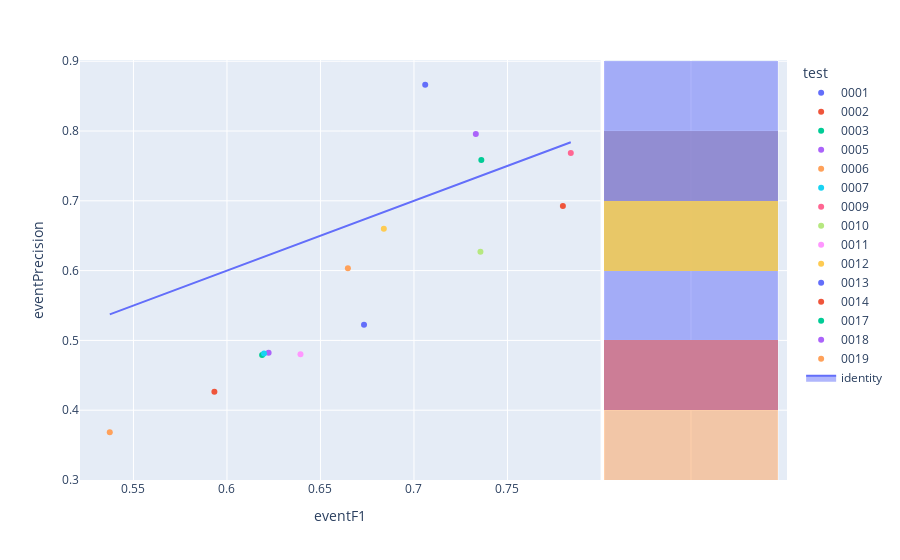

The notebook cell saved with this chart:
### Code cell
fig=px.scatter(experimentModels,x='eventF1',y='eventPrecision',color='test',hover_name='modelId', marginal_y="histogram")
fig.add_trace(
    go.Scatter(x=experimentModels['eventF1'], y=experimentModels['eventF1'], name="identity", mode='lines',fill="toself")
)
fig.show()

### Figure 1 — Plotly figure (JSON) as saved in the notebook; plotly's stock layout.template omitted (floating-point values rounded to 4 significant figures)
{"data": [{"hovertemplate": "<b>%{hovertext}</b><br><br>test=0001<br>eventF1=%{x}<br>eventPrecision=%{y}<extra></extra>", "hovertext": ["aa11eb61-61e6-41e2-94d5-a4833e9b8d9d"], "legendgroup": "0001", "marker": {"color": "#636efa", "symbol": "circle"}, "mode": "markers", "name": "0001", "orientation": "v", "showlegend": true, "type": "scatter", "x": [0.706], "xaxis": "x", "y": [0.8663], "yaxis": "y"}, {"alignmentgroup": "True", "bingroup": "y", "hovertemplate": "test=0001<br>eventPrecision=%{y}<br>count=%{x}<extra></extra>", "legendgroup": "0001", "marker": {"color": "#636efa"}, "name": "0001", "offsetgroup": "0001", "opacity": 0.5, "showlegend": false, "type": "histogram", "xaxis": "x2", "y": [0.8663], "yaxis": "y2"}, {"hovertemplate": "<b>%{hovertext}</b><br><br>test=0002<br>eventF1=%{x}<br>eventPrecision=%{y}<extra></extra>", "hovertext": ["56daf263-9a04-44a8-a967-ed222c84ae8c"], "legendgroup": "0002", "marker": {"color": "#EF553B", "symbol": "circle"}, "mode": "markers", "name": "0002", "orientation": "v", "showlegend": true, "type": "scatter", "x": [0.7796], "xaxis": "x", "y": [0.6927], "yaxis": "y"}, {"alignmentgroup": "True", "bingroup": "y", "hovertemplate": "test=0002<br>eventPrecision=%{y}<br>count=%{x}<extra></extra>", "legendgroup": "0002", "marker": {"color": "#EF553B"}, "name": "0002", "offsetgroup": "0002", "opacity": 0.5, "showlegend": false, "type": "histogram", "xaxis": "x2", "y": [0.6927], "yaxis": "y2"}, {"hovertemplate": "<b>%{hovertext}</b><br><br>test=0003<br>eventF1=%{x}<br>eventPrecision=%{y}<extra></extra>", "hovertext": ["983f3902-7ddc-4ab2-93e7-4da2577f8b4b"], "legendgroup": "0003", "marker": {"color": "#00cc96", "symbol": "circle"}, "mode": "markers", "name": "0003", "orientation": "v", "showlegend": true, "type": "scatter", "x": [0.6188], "xaxis": "x", "y": [0.4789], "yaxis": "y"}, {"alignmentgroup": "True", "bingroup": "y", "hovertemplate": "test=0003<br>eventPrecision=%{y}<br>count=%{x}<extra></extra>", "legendgroup": "0003", "marker": {"color": "#00cc96"}, "name": "0003", "offsetgroup": "0003", "opacity": 0.5, "showlegend": false, "type": "histogram", "xaxis": "x2", "y": [0.4789], "yaxis": "y2"}, {"hovertemplate": "<b>%{hovertext}</b><br><br>test=0005<br>eventF1=%{x}<br>eventPrecision=%{y}<extra></extra>", "hovertext": ["c0eba1b0-cd60-4e9e-ab7f-71131a829c7e"], "legendgroup": "0005", "marker": {"color": "#ab63fa", "symbol": "circle"}, "mode": "markers", "name": "0005", "orientation": "v", "showlegend": true, "type": "scatter", "x": [0.6223], "xaxis": "x", "y": [0.4823], "yaxis": "y"}, {"alignmentgroup": "True", "bingroup": "y", "hovertemplate": "test=0005<br>eventPrecision=%{y}<br>count=%{x}<extra></extra>", "legendgroup": "0005", "marker": {"color": "#ab63fa"}, "name": "0005", "offsetgroup": "0005", "opacity": 0.5, "showlegend": false, "type": "histogram", "xaxis": "x2", "y": [0.4823], "yaxis": "y2"}, {"hovertemplate": "<b>%{hovertext}</b><br><br>test=0006<br>eventF1=%{x}<br>eventPrecision=%{y}<extra></extra>", "hovertext": ["d7cf3254-9d32-4e20-a23e-3cdcd3107eaa"], "legendgroup": "0006", "marker": {"color": "#FFA15A", "symbol": "circle"}, "mode": "markers", "name": "0006", "orientation": "v", "showlegend": true, "type": "scatter", "x": [0.6647], "xaxis": "x", "y": [0.6033], "yaxis": "y"}, {"alignmentgroup": "True", "bingroup": "y", "hovertemplate": "test=0006<br>eventPrecision=%{y}<br>count=%{x}<extra></extra>", "legendgroup": "0006", "marker": {"color": "#FFA15A"}, "name": "0006", "offsetgroup": "0006", "opacity": 0.5, "showlegend": false, "type": "histogram", "xaxis": "x2", "y": [0.6033], "yaxis": "y2"}, {"hovertemplate": "<b>%{hovertext}</b><br><br>test=0007<br>eventF1=%{x}<br>eventPrecision=%{y}<extra></extra>", "hovertext": ["4f832318-c477-4835-acd3-7ec40944edd3"], "legendgroup": "0007", "marker": {"color": "#19d3f3", "symbol": "circle"}, "mode": "markers", "name": "0007", "orientation": "v", "showlegend": true, "type": "scatter", "x": [0.6198], "xaxis": "x", "y": [0.4812], "yaxis": "y"}, {"alignmentgroup": "True", "bingroup": "y", "hovertemplate": "test=0007<br>eventPrecision=%{y}<br>count=%{x}<extra></extra>", "legendgroup": "0007", "marker": {"color": "#19d3f3"}, "name": "0007", "offsetgroup": "0007", "opacity": 0.5, "showlegend": false, "type": "histogram", "xaxis": "x2", "y": [0.4812], "yaxis": "y2"}, {"hovertemplate": "<b>%{hovertext}</b><br><br>test=0009<br>eventF1=%{x}<br>eventPrecision=%{y}<extra></extra>", "hovertext": ["15e578bc-6917-4cef-a16a-bade7c0b0676"], "legendgroup": "0009", "marker": {"color": "#FF6692", "symbol": "circle"}, "mode": "markers", "name": "0009", "orientation": "v", "showlegend": true, "type": "scatter", "x": [0.7839], "xaxis": "x", "y": [0.7686], "yaxis": "y"}, {"alignmentgroup": "True", "bingroup": "y", "hovertemplate": "test=0009<br>eventPrecision=%{y}<br>count=%{x}<extra></extra>", "legendgroup": "0009", "marker": {"color": "#FF6692"}, "name": "0009", "offsetgroup": "0009", "opacity": 0.5, "showlegend": false, "type": "histogram", "xaxis": "x2", "y": [0.7686], "yaxis": "y2"}, {"hovertemplate": "<b>%{hovertext}</b><br><br>test=0010<br>eventF1=%{x}<br>eventPrecision=%{y}<extra></extra>", "hovertext": ["7e1fcff0-30f4-4f29-90d4-f7171b7700cf"], "legendgroup": "0010", "marker": {"color": "#B6E880", "symbol": "circle"}, "mode": "markers", "name": "0010", "orientation": "v", "showlegend": true, "type": "scatter", "x": [0.7356], "xaxis": "x", "y": [0.627], "yaxis": "y"}, {"alignmentgroup": "True", "bingroup": "y", "hovertemplate": "test=0010<br>eventPrecision=%{y}<br>count=%{x}<extra></extra>", "legendgroup": "0010", "marker": {"color": "#B6E880"}, "name": "0010", "offsetgroup": "0010", "opacity": 0.5, "showlegend": false, "type": "histogram", "xaxis": "x2", "y": [0.627], "yaxis": "y2"}, {"hovertemplate": "<b>%{hovertext}</b><br><br>test=0011<br>eventF1=%{x}<br>eventPrecision=%{y}<extra></extra>", "hovertext": ["0f783e82-ff7a-4204-9e47-55e534671311"], "legendgroup": "0011", "marker": {"color": "#FF97FF", "symbol": "circle"}, "mode": "markers", "name": "0011", "orientation": "v", "showlegend": true, "type": "scatter", "x": [0.6393], "xaxis": "x", "y": [0.4802], "yaxis": "y"}, {"alignmentgroup": "True", "bingroup": "y", "hovertemplate": "test=0011<br>eventPrecision=%{y}<br>count=%{x}<extra></extra>", "legendgroup": "0011", "marker": {"color": "#FF97FF"}, "name": "0011", "offsetgroup": "0011", "opacity": 0.5, "showlegend": false, "type": "histogram", "xaxis": "x2", "y": [0.4802], "yaxis": "y2"}, {"hovertemplate": "<b>%{hovertext}</b><br><br>test=0012<br>eventF1=%{x}<br>eventPrecision=%{y}<extra></extra>", "hovertext": ["99bfe384-9dde-485c-8233-eb9370c0bdbf"], "legendgroup": "0012", "marker": {"color": "#FECB52", "symbol": "circle"}, "mode": "markers", "name": "0012", "orientation": "v", "showlegend": true, "type": "scatter", "x": [0.6839], "xaxis": "x", "y": [0.6601], "yaxis": "y"}, {"alignmentgroup": "True", "bingroup": "y", "hovertemplate": "test=0012<br>eventPrecision=%{y}<br>count=%{x}<extra></extra>", "legendgroup": "0012", "marker": {"color": "#FECB52"}, "name": "0012", "offsetgroup": "0012", "opacity": 0.5, "showlegend": false, "type": "histogram", "xaxis": "x2", "y": [0.6601], "yaxis": "y2"}, {"hovertemplate": "<b>%{hovertext}</b><br><br>test=0013<br>eventF1=%{x}<br>eventPrecision=%{y}<extra></extra>", "hovertext": ["63e51dd9-118d-496b-8b4d-c0fd4db3d962"], "legendgroup": "0013", "marker": {"color": "#636efa", "symbol": "circle"}, "mode": "markers", "name": "0013", "orientation": "v", "showlegend": true, "type": "scatter", "x": [0.6733], "xaxis": "x", "y": [0.5226], "yaxis": "y"}, {"alignmentgroup": "True", "bingroup": "y", "hovertemplate": "test=0013<br>eventPrecision=%{y}<br>count=%{x}<extra></extra>", "legendgroup": "0013", "marker": {"color": "#636efa"}, "name": "0013", "offsetgroup": "0013", "opacity": 0.5, "showlegend": false, "type": "histogram", "xaxis": "x2", "y": [0.5226], "yaxis": "y2"}, {"hovertemplate": "<b>%{hovertext}</b><br><br>test=0014<br>eventF1=%{x}<br>eventPrecision=%{y}<extra></extra>", "hovertext": ["1665dd00-eb54-47cb-843d-f21453d9790d"], "legendgroup": "0014", "marker": {"color": "#EF553B", "symbol": "circle"}, "mode": "markers", "name": "0014", "orientation": "v", "showlegend": true, "type": "scatter", "x": [0.5933], "xaxis": "x", "y": [0.4264], "yaxis": "y"}, {"alignmentgroup": "True", "bingroup": "y", "hovertemplate": "test=0014<br>eventPrecision=%{y}<br>count=%{x}<extra></extra>", "legendgroup": "0014", "marker": {"color": "#EF553B"}, "name": "0014", "offsetgroup": "0014", "opacity": 0.5, "showlegend": false, "type": "histogram", "xaxis": "x2", "y": [0.4264], "yaxis": "y2"}, {"hovertemplate": "<b>%{hovertext}</b><br><br>test=0017<br>eventF1=%{x}<br>eventPrecision=%{y}<extra></extra>", "hovertext": ["263de413-4128-436e-b8a1-0bb7ad600f90"], "legendgroup": "0017", "marker": {"color": "#00cc96", "symbol": "circle"}, "mode": "markers", "name": "0017", "orientation": "v", "showlegend": true, "type": "scatter", "x": [0.736], "xaxis": "x", "y": [0.7585], "yaxis": "y"}, {"alignmentgroup": "True", "bingroup": "y", "hovertemplate": "test=0017<br>eventPrecision=%{y}<br>count=%{x}<extra></extra>", "legendgroup": "0017", "marker": {"color": "#00cc96"}, "name": "0017", "offsetgroup": "0017", "opacity": 0.5, "showlegend": false, "type": "histogram", "xaxis": "x2", "y": [0.7585], "yaxis": "y2"}, {"hovertemplate": "<b>%{hovertext}</b><br><br>test=0018<br>eventF1=%{x}<br>eventPrecision=%{y}<extra></extra>", "hovertext": ["d666c68e-f0ca-4f31-b8f4-f0495ee86bc1"], "legendgroup": "0018", "marker": {"color": "#ab63fa", "symbol": "circle"}, "mode": "markers", "name": "0018", "orientation": "v", "showlegend": true, "type": "scatter", "x": [0.7331], "xaxis": "x", "y": [0.7958], "yaxis": "y"}, {"alignmentgroup": "True", "bingroup": "y", "hovertemplate": "test=0018<br>eventPrecision=%{y}<br>count=%{x}<extra></extra>", "legendgroup": "0018", "marker": {"color": "#ab63fa"}, "name": "0018", "offsetgroup": "0018", "opacity": 0.5, "showlegend": false, "type": "histogram", "xaxis": "x2", "y": [0.7958], "yaxis": "y2"}, {"hovertemplate": "<b>%{hovertext}</b><br><br>test=0019<br>eventF1=%{x}<br>eventPrecision=%{y}<extra></extra>", "hovertext": ["d88629a4-c108-44c5-9c1b-4008bdd78400"], "legendgroup": "0019", "marker": {"color": "#FFA15A", "symbol": "circle"}, "mode": "markers", "name": "0019", "orientation": "v", "showlegend": true, "type": "scatter", "x": [0.5373], "xaxis": "x", "y": [0.3682], "yaxis": "y"}, {"alignmentgroup": "True", "bingroup": "y", "hovertemplate": "test=0019<br>eventPrecision=%{y}<br>count=%{x}<extra></extra>", "legendgroup": "0019", "marker": {"color": "#FFA15A"}, "name": "0019", "offsetgroup": "0019", "opacity": 0.5, "showlegend": false, "type": "histogram", "xaxis": "x2", "y": [0.3682], "yaxis": "y2"}, {"fill": "toself", "mode": "lines", "name": "identity", "type": "scatter", "x": [0.706, 0.7796, 0.6188, 0.6223, 0.6647, 0.6198, 0.7839, 0.7356, 0.6393, 0.6839, 0.6733, 0.5933, 0.736, 0.7331, 0.5373], "y": [0.706, 0.7796, 0.6188, 0.6223, 0.6647, 0.6198, 0.7839, 0.7356, 0.6393, 0.6839, 0.6733, 0.5933, 0.736, 0.7331, 0.5373]}], "layout": {"barmode": "overlay", "legend": {"title": {"text": "test"}, "tracegroupgap": 0}, "margin": {"t": 60}, "xaxis": {"anchor": "y", "domain": [0, 0.7363], "title": {"text": "eventF1"}}, "xaxis2": {"anchor": "y2", "domain": [0.7413, 1], "matches": "x2", "showgrid": true, "showline": false, "showticklabels": false, "ticks": ""}, "yaxis": {"anchor": "x", "domain": [0, 1], "title": {"text": "eventPrecision"}}, "yaxis2": {"anchor": "x2", "domain": [0, 1], "matches": "y", "showgrid": true, "showticklabels": false}}}
